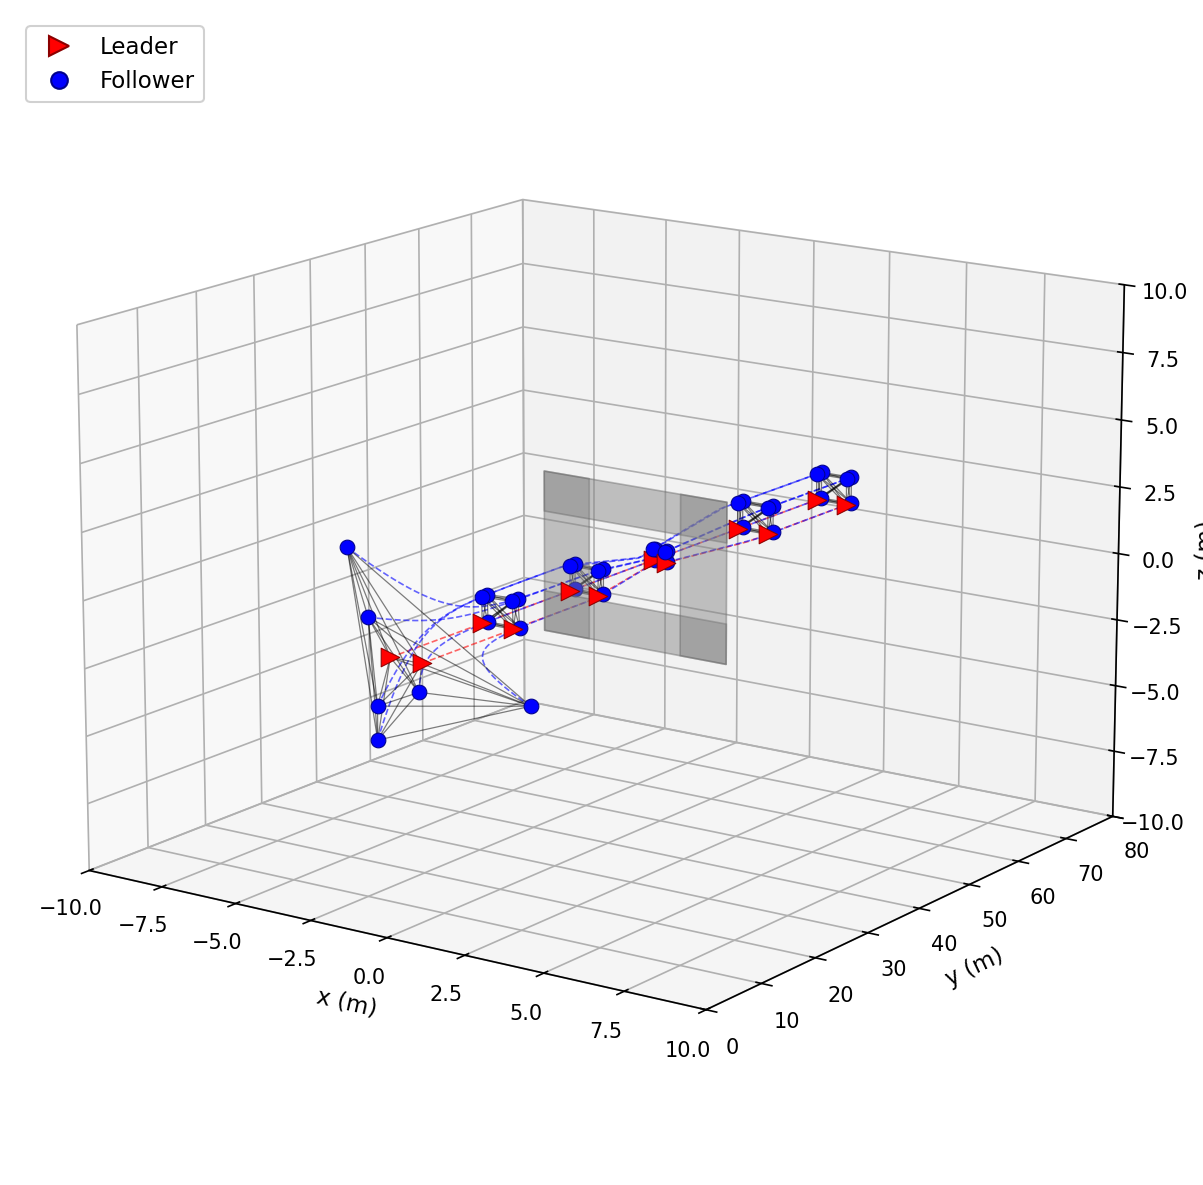

Write the Python code that produced this figure.
"""
Simulation of Fig. 5: 3D Cube Formation with Time-Varying Leader Velocity

This script reproduces the simulation example from Section III-B demonstrating
control law (10) for a 3D cube formation with 2 leaders and 6 followers.

The formation converges from an initial configuration to the desired pattern
while translating through an obstacle, contracting and expanding as needed.

References:
- Section III-B, Fig. 5, pp. 8-9
- 3D cube formation (Fig. 2(c))
"""

import matplotlib
matplotlib.use('Agg')

import numpy as np
import warnings
warnings.filterwarnings("ignore", message="Unable to import Axes3D")
import matplotlib.pyplot as plt
from mpl_toolkits.mplot3d.art3d import Poly3DCollection
from typing import Dict, Tuple
import sys
import os

sys.path.insert(0, os.path.dirname(os.path.dirname(os.path.abspath(__file__))))
from S01.formation_framework import FormationGraph, FormationState, compute_bearing
from S02.bearing_laplacian import compute_bearing_laplacian, partition_bearing_laplacian
from S05.control_time_varying import ControlLaw10


def setup_cube_formation() -> Tuple[FormationGraph, Dict[Tuple[int, int], np.ndarray], np.ndarray, np.ndarray]:
    n_agents = 8

    edges = []
    for i in range(8):
        for j in range(8):
            if i < j:
                diff = i ^ j
                if diff in [1, 2, 4, 3, 5, 6]:
                    edges.append((i, j))
                    edges.append((j, i))

    leader_indices = [0, 1]
    graph = FormationGraph(n_agents, edges, leader_indices)

    cube_vertices = np.array([
        [0.0, 0.0, 0.0],
        [1.0, 0.0, 0.0],
        [1.0, 1.0, 0.0],
        [0.0, 1.0, 0.0],
        [0.0, 0.0, 1.0],
        [1.0, 0.0, 1.0],
        [1.0, 1.0, 1.0],
        [0.0, 1.0, 1.0],
    ])

    desired_bearings = {}
    for (i, j) in edges:
        desired_bearings[(i, j)] = compute_bearing(cube_vertices[i], cube_vertices[j])

    np.random.seed(42)
    initial_positions = cube_vertices + 2.0 * np.random.randn(n_agents, 3)
    initial_velocities = np.zeros((n_agents, 3))

    return graph, desired_bearings, initial_positions, initial_velocities


def scale_function(t, v_c_y=1.0, obstacle_y=45.0, contraction_zone=15.0, min_scale=0.3):
    """Scale that contracts near obstacle at y=45."""
    y_center = v_c_y * t
    dist_to_obstacle = abs(y_center - obstacle_y)
    if dist_to_obstacle < contraction_zone:
        factor = dist_to_obstacle / contraction_zone
        return min_scale + (1.0 - min_scale) * factor
    else:
        return 1.0


def scale_dot_function(t, v_c_y=1.0, obstacle_y=45.0, contraction_zone=15.0, min_scale=0.3):
    """Derivative of scale_function."""
    y_center = v_c_y * t
    dist_to_obstacle = abs(y_center - obstacle_y)
    if dist_to_obstacle < contraction_zone:
        sign = 1.0 if y_center >= obstacle_y else -1.0
        return sign * v_c_y * (1.0 - min_scale) / contraction_zone
    else:
        return 0.0


def leader_motion_3d(t):
    """Compute leader positions, velocities, and accelerations.

    Leaders travel along Y-axis. Formation contracts near obstacle at y=45.
    """
    v_c = np.array([0.0, 1.0, 0.0])
    v_c_y = 1.0

    s = scale_function(t, v_c_y)
    s_dot = scale_dot_function(t, v_c_y)

    c = v_c * t

    p0_local = np.array([0.0, 1.0, 0.0])
    p1_local = np.array([1.0, 1.0, 0.0])

    leader_positions = np.array([
        c + s * p0_local,
        c + s * p1_local,
    ])

    leader_velocities = np.array([
        v_c + s_dot * p0_local,
        v_c + s_dot * p1_local,
    ])

    leader_accelerations = np.zeros((2, 3))

    return leader_positions, leader_velocities, leader_accelerations


def run_simulation_3d():
    """Run the 3D simulation and generate figures."""
    graph, desired_bearings, initial_positions, initial_velocities = setup_cube_formation()

    k_p = 0.5
    k_v = 2.0
    dt = 0.02
    T = 80.0
    n_steps = int(T / dt) + 1

    B = compute_bearing_laplacian(graph, desired_bearings)
    B_ll, B_lf, B_fl, B_ff = partition_bearing_laplacian(B, graph)

    B_ff_inv = np.linalg.inv(B_ff)
    B_ff_inv_B_fl = B_ff_inv @ B_fl

    n_followers = len(graph.follower_indices)
    n_f = n_followers * 3

    time_array = np.linspace(0, T, n_steps)
    positions_history = np.zeros((n_steps, 8, 3))
    velocities_history = np.zeros((n_steps, 8, 3))
    bearing_errors = np.zeros((n_steps,))

    positions = initial_positions.copy()
    velocities = initial_velocities.copy()

    for step in range(n_steps):
        t = time_array[step]

        leader_pos, leader_vel, leader_accel = leader_motion_3d(t)

        for idx, i in enumerate(graph.leader_indices):
            positions[i] = leader_pos[idx]
            velocities[i] = leader_vel[idx]

        positions_history[step] = positions.copy()
        velocities_history[step] = velocities.copy()

        total_error = 0.0
        for (i, j), g_desired in desired_bearings.items():
            g_actual = compute_bearing(positions[i], positions[j])
            total_error += np.linalg.norm(g_actual - g_desired)
        bearing_errors[step] = total_error

        p_f = positions[graph.follower_indices].flatten()
        v_f = velocities[graph.follower_indices].flatten()
        p_l = positions[graph.leader_indices].flatten()
        v_l = velocities[graph.leader_indices].flatten()

        delta_p = p_f + B_ff_inv @ B_fl @ p_l
        delta_v = v_f + B_ff_inv @ B_fl @ v_l

        v_l_dot = leader_accel.flatten()
        u_f = -k_p * delta_p - k_v * delta_v + B_ff_inv_B_fl @ v_l_dot

        controls = u_f.reshape(n_followers, 3)

        for idx, i in enumerate(graph.follower_indices):
            positions[i] += velocities[i] * dt
            velocities[i] += controls[idx] * dt

    return time_array, positions_history, velocities_history, bearing_errors


def draw_obstacle(ax, obstacle_y=45.0, wall_size=3.0, opening_size=1.5):
    """Draw a gray wall with rectangular opening (doorway)."""
    panels = []

    # Left panel: x from -wall_size to -opening_size
    panels.append([[-wall_size, obstacle_y, -wall_size],
                   [-opening_size, obstacle_y, -wall_size],
                   [-opening_size, obstacle_y, wall_size],
                   [-wall_size, obstacle_y, wall_size]])

    # Right panel: x from opening_size to wall_size
    panels.append([[opening_size, obstacle_y, -wall_size],
                   [wall_size, obstacle_y, -wall_size],
                   [wall_size, obstacle_y, wall_size],
                   [opening_size, obstacle_y, wall_size]])

    # Top panel: z from opening_size to wall_size
    panels.append([[-wall_size, obstacle_y, opening_size],
                   [wall_size, obstacle_y, opening_size],
                   [wall_size, obstacle_y, wall_size],
                   [-wall_size, obstacle_y, wall_size]])

    # Bottom panel: z from -wall_size to -opening_size
    panels.append([[-wall_size, obstacle_y, -wall_size],
                   [wall_size, obstacle_y, -wall_size],
                   [wall_size, obstacle_y, -opening_size],
                   [-wall_size, obstacle_y, -opening_size]])

    poly = Poly3DCollection(panels, alpha=0.45, facecolor='gray', edgecolor='dimgray', linewidth=0.8)
    ax.add_collection3d(poly)


def plot_results_3d(time_array, positions_history, velocities_history, bearing_errors):
    """Generate a single 3D visualization matching figure_68."""
    fig = plt.figure(figsize=(14, 8))
    ax = fig.add_subplot(111, projection='3d')

    leader_idx = [0, 1]
    follower_idx = list(range(2, 8))

    # All cube + face diagonal edges (bidirectional, deduplicated)
    snapshot_edges = [
        (0, 1), (0, 2), (0, 3), (0, 4), (0, 5), (0, 6), (0, 7),
        (1, 2), (1, 3), (1, 4), (1, 5), (1, 6), (1, 7),
        (2, 3), (2, 4), (2, 5), (2, 6), (2, 7),
        (3, 4), (3, 5), (3, 6), (3, 7),
        (4, 5), (4, 6), (4, 7),
        (5, 6), (5, 7),
        (6, 7),
    ]

    # Draw dashed trajectories
    for i in range(8):
        if i in leader_idx:
            color = 'red'
        else:
            color = 'blue'
        ax.plot(positions_history[:, i, 0], positions_history[:, i, 1], positions_history[:, i, 2],
                color=color, linestyle='--', linewidth=0.8, alpha=0.6)

    # Draw ~6 snapshots
    n_snapshots = 6
    snapshot_indices = np.linspace(0, len(time_array) - 1, n_snapshots, dtype=int)

    for si in snapshot_indices:
        pos = positions_history[si]
        # Draw edges
        for (i, j) in snapshot_edges:
            ax.plot([pos[i, 0], pos[j, 0]], [pos[i, 1], pos[j, 1]], [pos[i, 2], pos[j, 2]],
                    'k-', linewidth=0.6, alpha=0.5)
        # Draw leaders (red triangles)
        for i in leader_idx:
            ax.scatter(pos[i, 0], pos[i, 1], pos[i, 2], c='red', marker='>', s=80, zorder=5,
                       edgecolors='darkred', linewidths=0.5)
        # Draw followers (blue circles)
        for i in follower_idx:
            ax.scatter(pos[i, 0], pos[i, 1], pos[i, 2], c='blue', marker='o', s=50, zorder=5,
                       edgecolors='darkblue', linewidths=0.5)

    # Draw obstacle
    draw_obstacle(ax, obstacle_y=45.0, wall_size=3.0, opening_size=1.5)

    ax.set_xlabel('x (m)', fontsize=11)
    ax.set_ylabel('y (m)', fontsize=11)
    ax.set_zlabel('z (m)', fontsize=11)
    ax.set_xlim(-10, 10)
    ax.set_ylim(0, 80)
    ax.set_zlim(-10, 10)
    ax.view_init(elev=15, azim=-55)

    # Legend
    from matplotlib.lines import Line2D
    legend_elements = [
        Line2D([0], [0], marker='>', color='red', markerfacecolor='red', markersize=10,
               label='Leader', linestyle='None', markeredgecolor='darkred'),
        Line2D([0], [0], marker='o', color='blue', markerfacecolor='blue', markersize=8,
               label='Follower', linestyle='None', markeredgecolor='darkblue'),
    ]
    ax.legend(handles=legend_elements, loc='upper left', fontsize=11, framealpha=0.9)

    plt.tight_layout()
    plt.savefig('/home/ronghai/bearing_control/outputs/artifacts/S06/fig5_simulation.png',
                dpi=150, bbox_inches='tight')
    plt.close()


if __name__ == "__main__":
    print("Running Fig. 5 simulation (3D cube formation through obstacle)...")
    time_array, positions_history, velocities_history, bearing_errors = run_simulation_3d()
    plot_results_3d(time_array, positions_history, velocities_history, bearing_errors)
    print("Simulation complete!")
